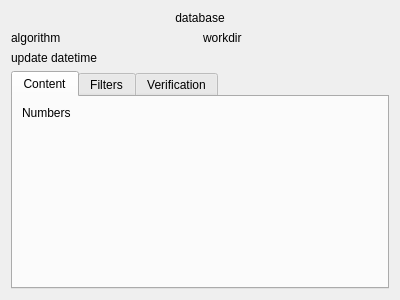
<?xml version="1.0" encoding="UTF-8"?>
<ui version="4.0">
 <class>DbStatusDialog</class>
 <widget class="QDialog" name="DbStatusDialog">
  <property name="geometry">
   <rect>
    <x>0</x>
    <y>0</y>
    <width>400</width>
    <height>300</height>
   </rect>
  </property>
  <property name="minimumSize">
   <size>
    <width>400</width>
    <height>300</height>
   </size>
  </property>
  <property name="windowTitle">
   <string>Database status</string>
  </property>
  <layout class="QGridLayout" name="gridLayout_2">
   <item row="0" column="0">
    <layout class="QGridLayout" name="gridLayout">
     <item row="1" column="0">
      <widget class="QLabel" name="labelAlgo">
       <property name="text">
        <string>algorithm</string>
       </property>
      </widget>
     </item>
     <item row="2" column="0">
      <widget class="QLabel" name="labelUpdateDateTime">
       <property name="text">
        <string>update datetime</string>
       </property>
      </widget>
     </item>
     <item row="0" column="0" colspan="2">
      <widget class="QLabel" name="labelDbFileName">
       <property name="text">
        <string>database</string>
       </property>
       <property name="alignment">
        <set>Qt::AlignCenter</set>
       </property>
      </widget>
     </item>
     <item row="3" column="0" colspan="2">
      <widget class="QTabWidget" name="tabWidget">
       <property name="enabled">
        <bool>true</bool>
       </property>
       <property name="currentIndex">
        <number>0</number>
       </property>
       <widget class="QWidget" name="tabContent">
        <attribute name="title">
         <string>Content</string>
        </attribute>
        <layout class="QHBoxLayout" name="horizontalLayout">
         <item>
          <widget class="QLabel" name="labelContentNumbers">
           <property name="text">
            <string>Numbers</string>
           </property>
           <property name="alignment">
            <set>Qt::AlignLeading|Qt::AlignLeft|Qt::AlignTop</set>
           </property>
          </widget>
         </item>
        </layout>
       </widget>
       <widget class="QWidget" name="tabFilters">
        <attribute name="title">
         <string>Filters</string>
        </attribute>
        <layout class="QVBoxLayout" name="verticalLayout">
         <item>
          <widget class="QLabel" name="labelFiltersInfo">
           <property name="text">
            <string>Filters</string>
           </property>
           <property name="alignment">
            <set>Qt::AlignLeading|Qt::AlignLeft|Qt::AlignTop</set>
           </property>
          </widget>
         </item>
        </layout>
       </widget>
       <widget class="QWidget" name="tabVerification">
        <attribute name="title">
         <string>Verification</string>
        </attribute>
        <layout class="QVBoxLayout" name="verticalLayout_2">
         <item>
          <widget class="QLabel" name="labelVerification">
           <property name="text">
            <string>Verefication</string>
           </property>
           <property name="alignment">
            <set>Qt::AlignLeading|Qt::AlignLeft|Qt::AlignTop</set>
           </property>
          </widget>
         </item>
        </layout>
       </widget>
      </widget>
     </item>
     <item row="1" column="1">
      <widget class="QLabel" name="labelWorkDir">
       <property name="text">
        <string>workdir</string>
       </property>
      </widget>
     </item>
    </layout>
   </item>
  </layout>
 </widget>
 <resources/>
 <connections/>
</ui>
